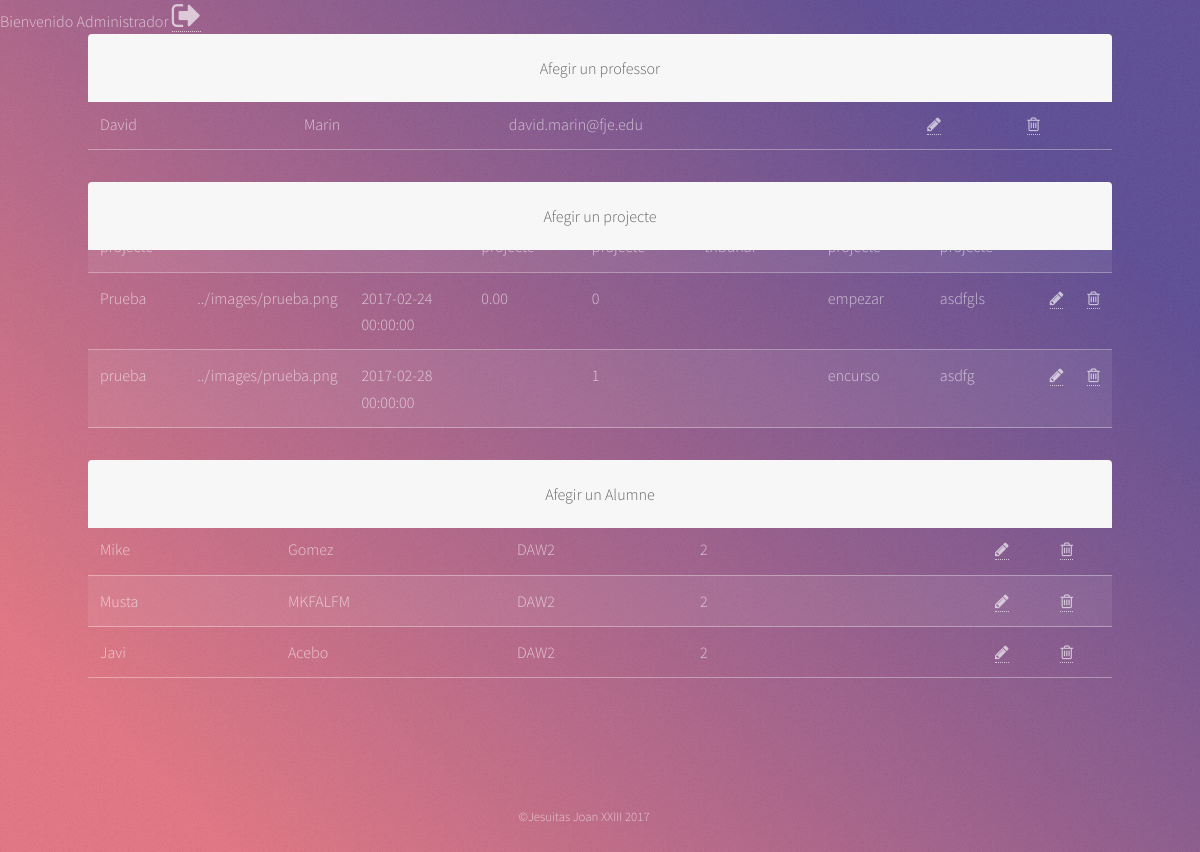
/php/principal_admin.php (signed in), run on an earlier commit of the app's database.
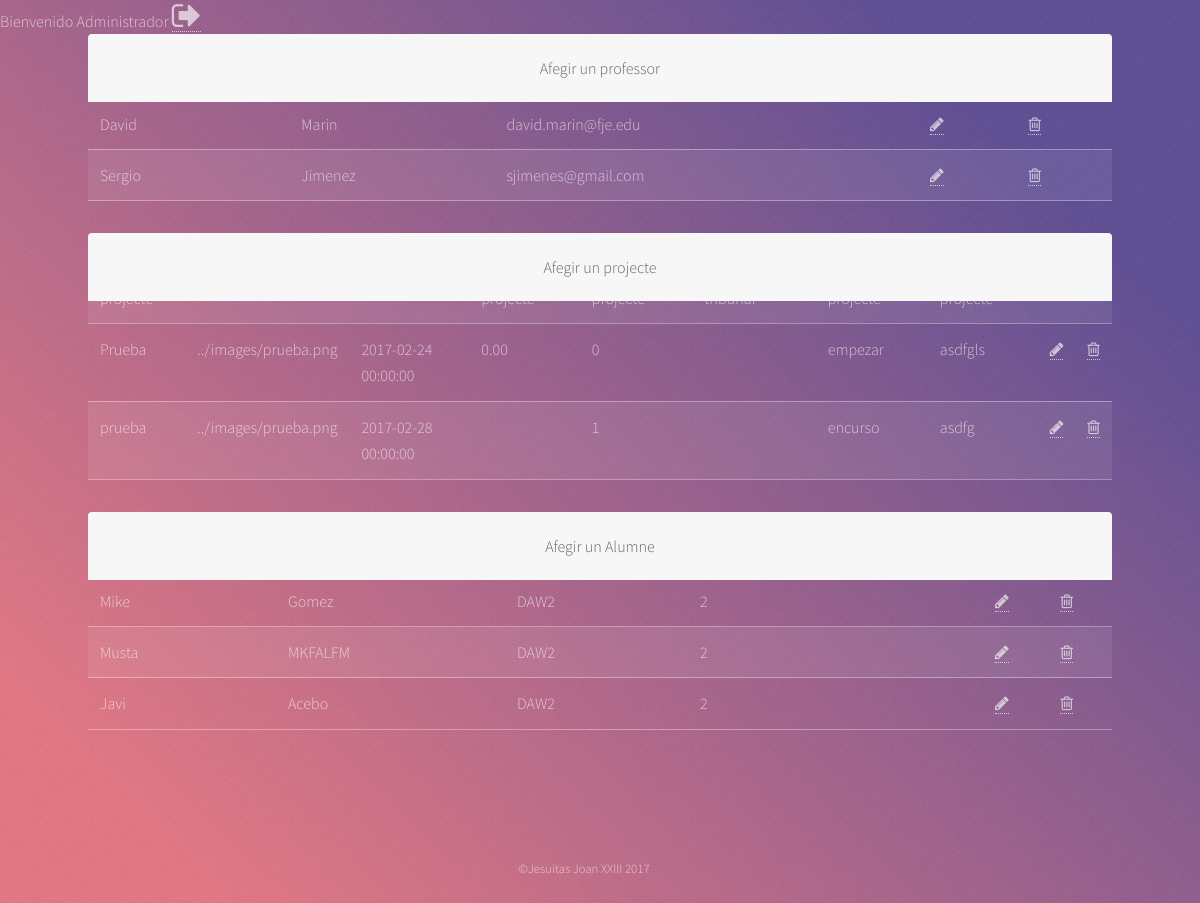
And on a later commit of the database.
### tables this page shows
CREATE TABLE `tbl_profesor` (
  `profesor_id` int(11) NOT NULL,
  `profesor_nombre` varchar(15) NOT NULL,
  `profesor_apellido` varchar(30) NOT NULL,
  `profesor_correo` varchar(50) NOT NULL
);

CREATE TABLE `tbl_proyecto` (
  `proyecto_id` int(11) NOT NULL,
  `proyecto_nombre` varchar(50) NOT NULL,
  `proyecto_imagen` varchar(50) NOT NULL,
  `proyecto_fecha` datetime NOT NULL,
  `proyecto_nota` decimal(4,2) DEFAULT NULL,
  `proyecto_tutor` int(11) NOT NULL,
  `proyecto_comentarioTribunal` int(11) DEFAULT NULL,
  `proyecto_estado` enum('empezar','encurso','finalizado') NOT NULL,
  `proyecto_codigo` varchar(30) NOT NULL
);

CREATE TABLE `tbl_alumno` (
  `alumno_id` int(11) NOT NULL,
  `alumno_nombre` varchar(15) NOT NULL,
  `alumno_apellido` varchar(30) NOT NULL,
  `alumno_curso` varchar(15) NOT NULL,
  `alumno_proyectoid` int(11) NOT NULL
);

### php/principal_admin.php (the view, shortened to what this page needs)
<?php
if(isset($_SESSION['admin'])){
	echo "<a href='cerrar_sesion.proc.php'><i class='fa fa-sign-out fa-2x' aria-hidden='true' title='Logout'></i></a><br/>";
} else {
	header("Location: ../index.html");
}
?>
<!DOCTYPE HTML>
<html>
	<head>
		<link rel="stylesheet" href="../assets/css/main3.css" />
	</head>
	<body>
			<div id="wrapper">
					<nav id="nav">
						<ul>
							<li><a href="afegir_profesor.php">Afegir un professor</a></li>
						</ul>
					</nav>
	<table border="2">
		<thead>
		<tr>
			<th colspan="4"></th>
		</tr>
		</thead>
		<tbody>
			<tr>
				<td>Nombre</td>
				<td>Apellido</td>
				<td>Correo</td>
				<td></td>
				<td></td>
			</tr>
			<?php
			include("conexion.php");
			$query="SELECT * FROM tbl_profesor";
			$resultado=$conexion->query($query);
			while($row=$resultado-> fetch_assoc()){
			?>
			<tr>
			<td><?php echo $row['profesor_nombre']; ?></td>
			<td><?php echo $row['profesor_apellido']; ?></td>
			<td><?php echo $row['profesor_correo']; ?></td>
			<?php $profesor_id=$row['profesor_id']; ?>
			<td><a href="modificar_profesor.php?profesor_id=<?php echo $profesor_id; ?>"><i class="fa fa-pencil" aria-hidden="true"></i></a></td>
			<td><a href="eliminar_profesor.php?profesor_id=<?php echo $profesor_id; ?>"><i class="fa fa-trash-o" aria-hidden="true"></i></a></td>
			</tr>
			<?php
			}
			?>
		</tbody>
	</table>
	</div>
			<div id="wrapper">
					<nav id="nav">
						<ul>
							<li><a href="afegir_projecte.php">Afegir un projecte</a></li>
						</ul>
					</nav>
	<table border="2">
		<thead>
		<tr>
			<th colspan="4"></th>
		</tr>
		</thead>
		<tbody>
			<tr>
				<td>Nom projecte</td>
				<td>Imatge projecte</td>
				<td>Data projecte</td>
				<td>Nota del projecte</td>
				<td>Tutor del projecte</td>
				<td>Comentari tribunal</td>
				<td>Estat del projecte</td>
				<td>Codi del projecte</td>
				<td></td>
				<td></td>
			</tr>
			<?php
			include("conexion.php");
			$query="SELECT * FROM tbl_proyecto";
			$resultado=$conexion->query($query);
			while($row=$resultado-> fetch_assoc()){
			?>
			<tr>
			<td><?php echo $row['proyecto_nombre']; ?></td>
			<td><?php echo $row['proyecto_imagen']; ?></td>
			<td><?php echo $row['proyecto_fecha']; ?></td>
			<td><?php echo $row['proyecto_nota']; ?></td>
			<td><?php echo $row['proyecto_tutor']; ?></td>
			<td><?php echo $row['proyecto_comentarioTribunal']; ?></td>
			<td><?php echo $row['proyecto_estado']; ?></td>
			<td><?php echo $row['proyecto_codigo']; ?></td>
			<?php $proyecto_id=$row['proyecto_id']; ?>
			<td><a href="modificar_proyecto.php?proyecto_id=<?php echo $proyecto_id; ?>"><i class="fa fa-pencil" aria-hidden="true"></i></a></td>
			<td><a href="eliminar_proyecto.php?proyecto_id=<?php echo $proyecto_id; ?>"><i class="fa fa-trash-o" aria-hidden="true"></i></a></td>
			</tr>
			<?php
			}
			?>
		</tbody>
	</table>
	</div>
			<div id="wrapper">
					<nav id="nav">
						<ul>
							<li><a href="afegir_alumne.php">Afegir un Alumne</a></li>
						</ul>
					</nav>
	<table border="2">
		<thead>
		<tr>
			<th colspan="4"></th>
		</tr>
		</thead>
		<tbody>
			<tr>
				<td>Nom alumne</td></>
				<td>Cognom alumne</td>
				<td>Curs alumne</td>
				<td>ID Projecte del alumne</td>
				<td></td>
				<td></td>
			</tr>
			<?php
			include("conexion.php");
			$query="SELECT * FROM tbl_alumno";
			$resultado=$conexion->query($query);
			while($row=$resultado-> fetch_assoc()){
			?>
			<tr>
			<td><?php echo $row['alumno_nombre']; ?></td>
			<td><?php echo $row['alumno_apellido']; ?></td>
			<td><?php echo $row['alumno_curso']; ?></td>
			<td><?php echo $row['alumno_proyectoid']; ?></td>
			<?php $alumno_id=$row['alumno_id']; ?>
			<td><a href="modificar_alumno.php?alumno_id=<?php echo $alumno_id; ?>"><i class="fa fa-pencil" aria-hidden="true"></i></a></td>
			<td><a href="eliminar_alumno.php?alumno_id=<?php echo $alumno_id; ?>"><i class="fa fa-trash-o" aria-hidden="true"></i></a></td>
			</tr>
			<?php
			}
			?>
		</tbody>
	</table>
	</div>
					<footer id="footer">
						<p class="copyright">&copy;Jesuitas Joan XXIII 2017</a></p>
					</footer>
	</body>
</html>

What changed in the data, as far as the page shows it:
added tbl_profesor: profesor_nombre "Sergio", profesor_apellido "Jimenez", profesor_correo "sjimenes@gmail.com"
